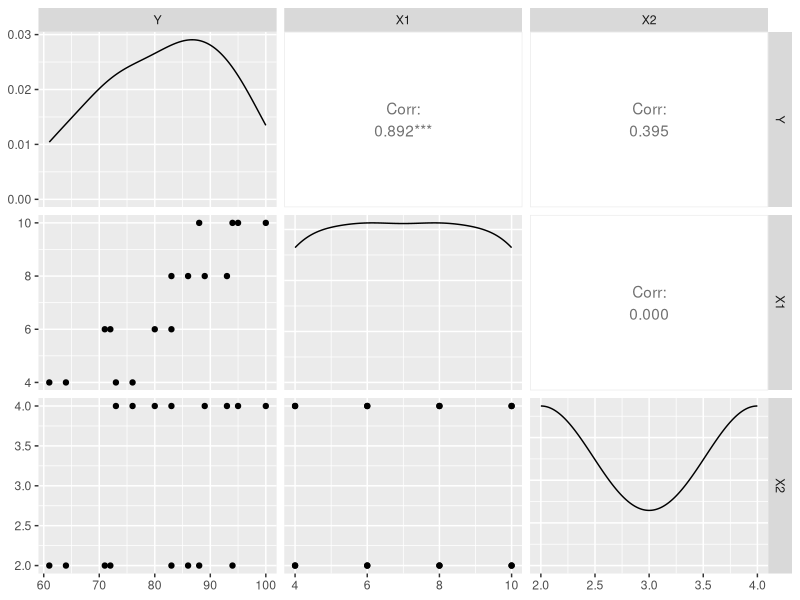

Write the R code that produced this figure.
## Nathen Byford   
## October 13, 2020
## Lab 6
## STA 3386

setwd("C:\\Users\\Nate\\OneDrive\\Documents\\GitHub\\STA3386\\Data")
library(tidyverse)
library(GGally)
library(car)


## Data set from brand preference from book
## Moisture content = x1 and sweetness = x2
dat <- read.table("BrandPreference.txt", header = T)

ggpairs(dat)

full  <- lm(Y~., dat)

full %>% summary()

vif(full)

